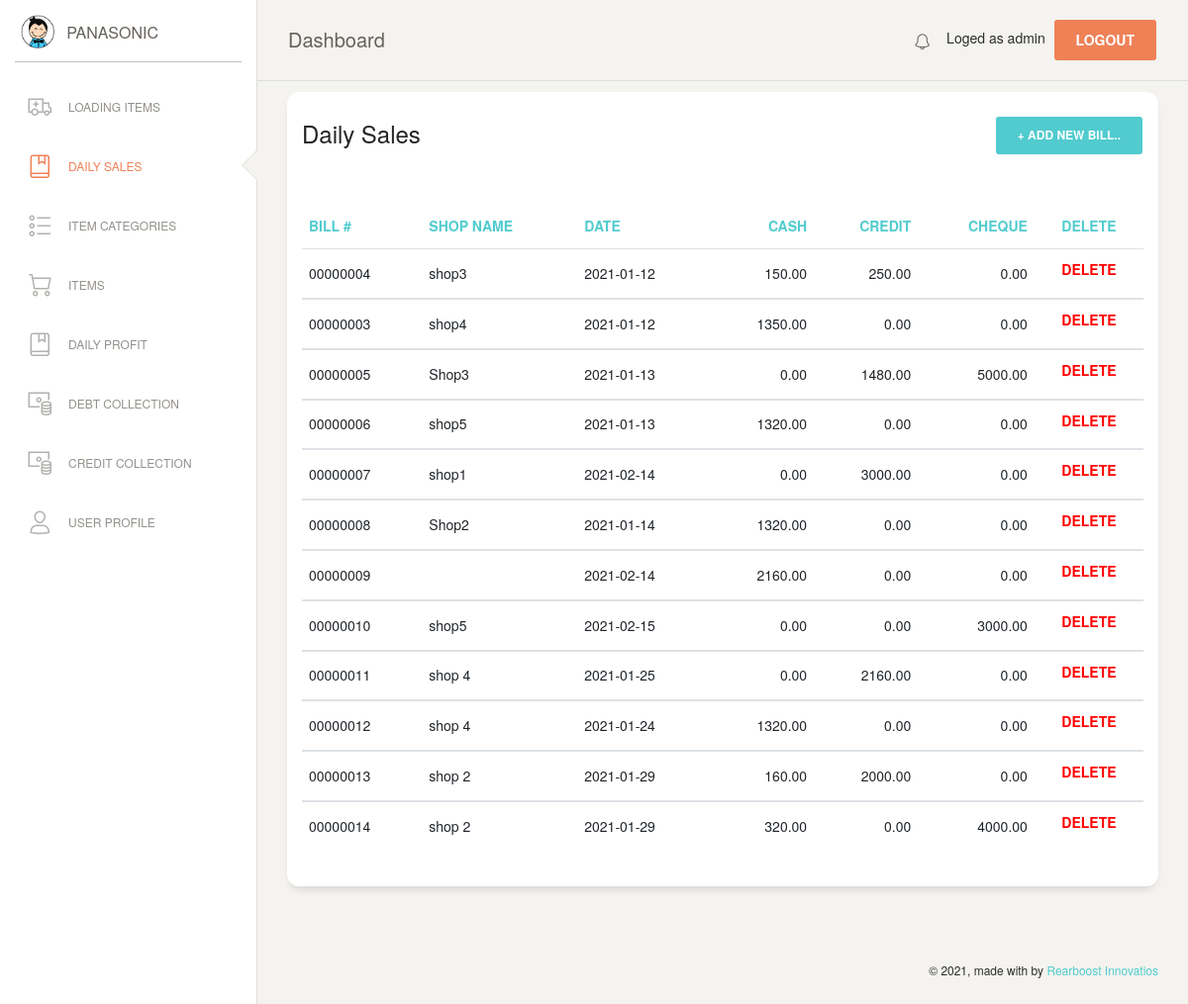
The page /daily_sales.php (signed in) on the database as committed earlier.
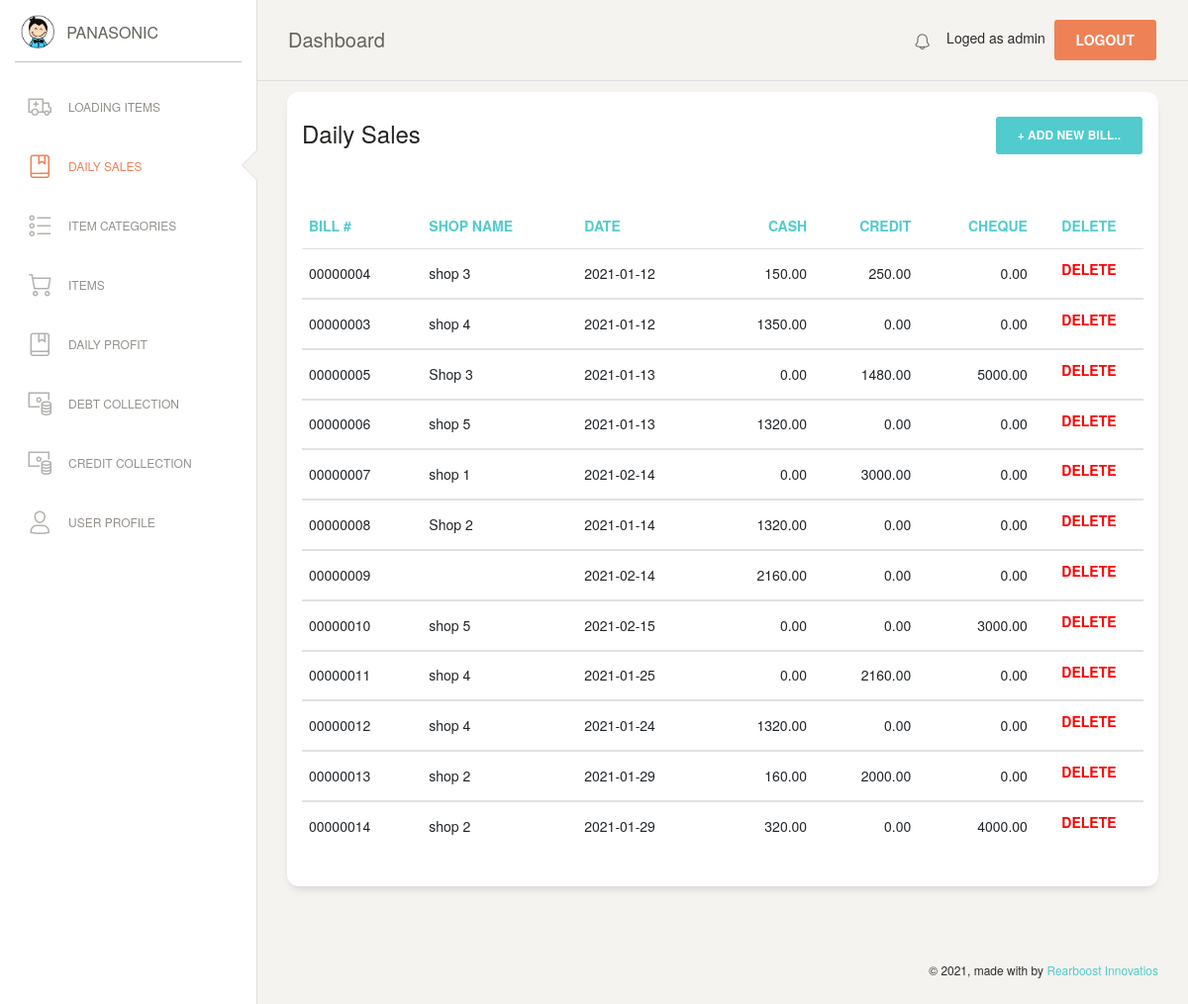
The same page on the database as committed later.
### tables this page shows
CREATE TABLE `bill` (
  `B_id` int(11) NOT NULL,
  `bill_no` varchar(20) NOT NULL,
  `shop` varchar(100) NOT NULL,
  `b_date` varchar(100) NOT NULL,
  `month` int(5) NOT NULL,
  `year` int(5) NOT NULL,
  `bill_amount` double(10,2) NOT NULL DEFAULT '0.00',
  `discount` double(10,2) NOT NULL DEFAULT '0.00',
  `discounted_amt` double(10,2) NOT NULL DEFAULT '0.00',
  `cost` double(10,2) NOT NULL DEFAULT '0.00',
  `cash` double(10,2) NOT NULL DEFAULT '0.00',
  `credit` double(10,2) NOT NULL DEFAULT '0.00',
  `cheque` double(10,2) NOT NULL DEFAULT '0.00',
  `cheque_no` varchar(25) NOT NULL,
  `cheque_date` varchar(100) NOT NULL,
  `cheque_status` smallint(6) NOT NULL
);

### daily_sales.php (the view, shortened to what this page needs)
<?php
if (!isset($_SESSION['loged_user'])) {
    header('location: login.php');
}else {
  $con = mysqli_connect(DB_HOSTNAME,DB_USERNAME,DB_PASSWORD);
  mysqli_select_db($con,DB_NAME);
?>
<!DOCTYPE html>
<html lang="en">
<head>
  <link href="assets/css/bootstrap.min.css" rel="stylesheet" />
  <link href="assets/css/paper-dashboard.css?v=2.0.1" rel="stylesheet" />
  <link href="assets/demo/demo.css" rel="stylesheet" />
  <link rel="stylesheet" type="text/css" href="https://cdn.datatables.net/1.10.23/css/jquery.dataTables.css">
</head>
<body class="">
  <div class="wrapper ">
    <?php include('include/sidebar.php');  ?>
    <div class="main-panel">
      <?php include('include/nav.php');  ?>
      <div class="content">
       <div class="row">
          <div class="col-md-12">
            <div class="card">
              <div class="row">
              <div class="col-md-8">
                <div class="card-header">
                  <h4 class="card-title"> Daily Sales </h4>
                </div>
              </div>
              <div class="col-md-4">
                <div class="card-header">
                    <button type="button" class="btn btn-primary add-btn" data-toggle="modal" data-target="#Form1">+ Add New Bill..
                    </button>
                </div>
              </div>
              </div>
              <div class="card-body">
              </div>
              <div class="card-body">
                <div class="table-responsive">
                  <table class="table" id="myTable">
                    <thead class="text-primary">
                      <th>                     BILL #     </th>
                      <th>                     SHOP NAME  </th>
                      <th>                     DATE       </th>
                      <th class="text-right">  CASH       </th>
                      <th class="text-right">  CREDIT     </th>
                      <th class="text-right">  CHEQUE     </th>
                      <th class="text-center"> DELETE     </th>
                    </thead>
                    <tbody>
                      <?php
                      $sql=mysqli_query($con,"SELECT * FROM bill");
                      $numRows = mysqli_num_rows($sql);
                      if($numRows > 0) {
                        while($row = mysqli_fetch_assoc($sql)) {
                          ?>
                          <tr>
                            <td>                    <?php echo $row['bill_no'] ?> </td>
                            <td>                    <?php echo $row['shop'] ?>    </td>
                            <td>                    <?php echo $row['b_date'] ?>  </td>
                            <td class="text-right"> <?php echo $row['cash'] ?>    </td>
                            <td class="text-right"> <?php echo $row['credit'] ?>  </td>
                            <td class="text-right"> <?php echo $row['cheque'] ?>  </td>
                            <td class="text-center">
                              <a href="#" onclick="confirmation('event','<?php echo $row['bill_no']; ?>')" name="delete">
                              <h6 style='color:red;'>DELETE</h6></a>
                            </td>
                          </tr>
                    </tbody>
                           <?php
                        }
                      }
                    ?>
                    </table>
                </div>
              </div>
            </div>
          </div>
        </div>
      </div>
       <?php include('include/footer.php');  ?>
    </div>
  </div>
</body>
</html>
<?php
}
?>

### include/sidebar.php
<div class="sidebar" data-color="white" data-active-color="danger">
  <div class="logo">
    <a href="#" class="simple-text logo-mini">
      <div class="logo-image-small">
        <img src="assets/img/logo-small.png">
      </div>
    </a>
    <a href="#" class="simple-text logo-normal">
      PANASONIC
    </a>
  </div>
  <div class="sidebar-wrapper">
    <ul class="nav">
      <li
        <?php if (basename($_SERVER['PHP_SELF'])=='index.php')
        {
         echo 'class="active"';
        } else
        {
         echo 'class=""';
        }
        ?>
        >
        <a href="index">
          <i class="nc-icon nc-ambulance"></i>
          <p>LOADING ITEMS</p>
        </a>
      </li>
      <li
        <?php if (basename($_SERVER['PHP_SELF'])=='daily_sales.php')
        {
         echo 'class="active"';
        } else
        {
         echo 'class=""';
        }
        ?>
        >
        <a href="daily_sales">
          <i class="nc-icon nc-book-bookmark"></i>
          <p>DAILY SALES</p>
        </a>
      </li>
      <li
        <?php if (basename($_SERVER['PHP_SELF'])=='category.php')
        {
         echo 'class="active"';
        } else
        {
         echo 'class=""';
        }
        ?>
        >
        <a href="category">
          <i class="nc-icon nc-bullet-list-67"></i>
          <p>ITEM CATEGORIES</p>
        </a>
      </li>
      <li
        <?php if (basename($_SERVER['PHP_SELF'])=='item.php')
        {
         echo 'class="active"';
        } else
        {
         echo 'class=""';
        }
        ?>
        >
        <a href="item">
          <i class="nc-icon nc-cart-simple"></i>
          <p>ITEMS</p>
        </a>
      </li>
      <li
        <?php if (basename($_SERVER['PHP_SELF'])=='profit.php')
        {
         echo 'class="active"';
        } else
        {
         echo 'class=""';
        }
        ?>
        >
        <a href="profit">
          <i class="nc-icon nc-book-bookmark"></i>
          <p>DAILY PROFIT</p>
        </a>
      </li>
      <li
        <?php if (basename($_SERVER['PHP_SELF'])=='debt.php')
        {
         echo 'class="active"';
        } else
        {
         echo 'class=""';
        }
        ?>
        >
        <a href="debt">
          <i class="nc-icon nc-money-coins"></i>
          <p>DEBT COLLECTION</p>
        </a>
      </li>
      <li
        <?php if (basename($_SERVER['PHP_SELF'])=='credit.php')
        {
         echo 'class="active"';
        } else
        {
         echo 'class=""';
        }
        ?>
        >
        <a href="credit">
          <i class="nc-icon nc-money-coins"></i>
          <p>CREDIT COLLECTION</p>
        </a>
      </li>
      <li
        <?php if (basename($_SERVER['PHP_SELF'])=='user.php')
        {
         echo 'class="active"';
        } else
        {
         echo 'class=""';
        }
        ?>
        >
        <a href="user">
          <i class="nc-icon nc-single-02"></i>
          <p>USER PROFILE</p>
        </a>
      </li>
    </ul>
  </div>
</div>

### include/nav.php (shortened to what this page needs)
<nav class="navbar navbar-expand-lg navbar-absolute fixed-top navbar-transparent">
    <div class="container-fluid">
        <div class="navbar-wrapper">
        <a class="navbar-brand" href="javascript:;">Dashboard</a>
        </div>
        <div class="collapse navbar-collapse justify-content-end" id="navigation">
        <ul class="navbar-nav">
            <li class="nav-item">
            <a class="nav-link" href="#">
                <i class="nc-icon nc-bell-55"></i>
            </a>
            </li>
            <li class="nav-item">
            Loged as <?php echo $_SESSION['loged_user'] ?>&nbsp;
            <a href="#" onclick="confirmationLogout(event)" class="btn btn-danger square-btn-adjust">Logout</a>
            </li>
        </ul>
        </div>
    </div>
</nav>

### include/footer.php (shortened to what this page needs)
 <footer class="footer footer-black  footer-white ">
    <div class="container-fluid">
        <div class="row">
        <div class="credits ml-auto">
            <span class="copyright">
            © , made with <i class="fa fa-heart heart"></i> by <a href="https://rearboost.com" target="_blank" rel="noopener noreferrer">Rearboost Innovatios</a>
            </span>
        </div>
        </div>
    </div>
</footer>

### assets/demo/demo.css (style rules this page uses)
.nav-link { padding-top: 17px !important; }
.add-btn { float: right !important; }

Rows that differ between the two databases and show on the page:
changed bill: shop "shop3" → "shop 3"
changed bill (number 2 of 12 on the later page): shop "shop4" → "shop 4"
changed bill: shop "Shop3" → "Shop 3"
changed bill (number 4 of 12 on the later page): shop "shop5" → "shop 5"
changed bill: shop "shop1" → "shop 1"
changed bill: shop "Shop2" → "Shop 2"
changed bill (number 8 of 12 on the later page): shop "shop5" → "shop 5"
